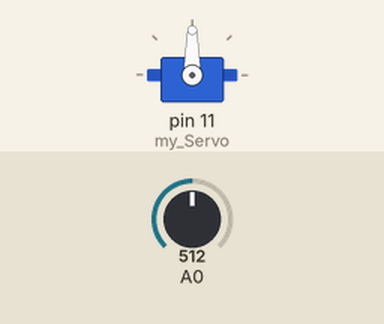
Simulated run of this sketch. Board: Arduino Uno, built with avr-gcc and run on an emulated ATmega328P. Parts: servo. Inputs (shaded band) come from the test bench; at power-on: A0 = 512. What the sketch prints to the serial monitor is not drawn.

Above: at 1.2 s.
1.3 s: A0 set to 562
At 1.8 s:
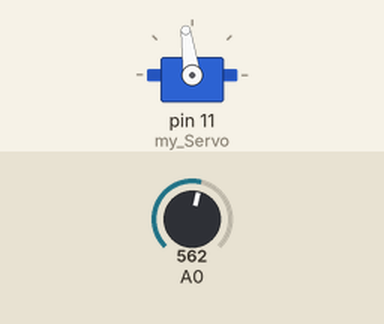
4.3 s: A0 set to 578
At 5.3 s:
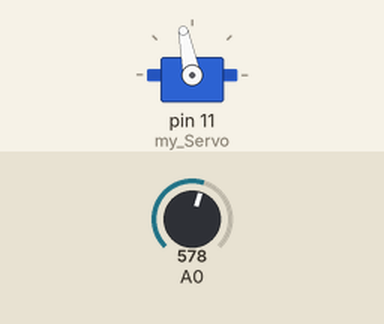
5.8 s: A0 set to 306
At 6.3 s:
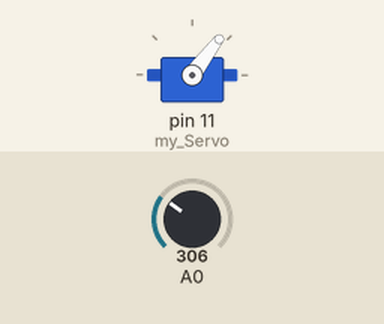
7.3 s: A0 set to 61
At 8.0 s:
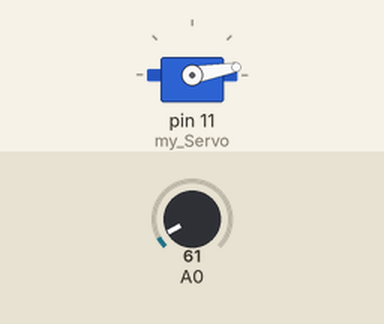
8.8 s: A0 set to 51
At 10.2 s:
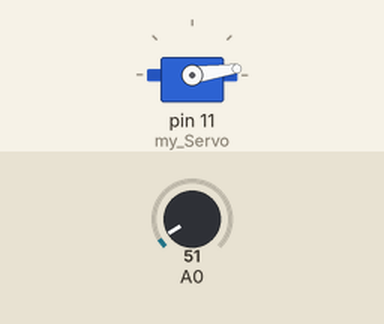
11.8 s: A0 set to 122
At 13.2 s:
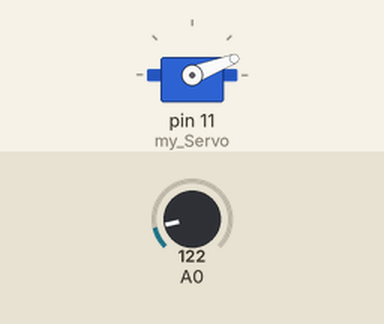
Timing chart, 0 to 14.3 s (numbered marks = the images above; inputs shaded):
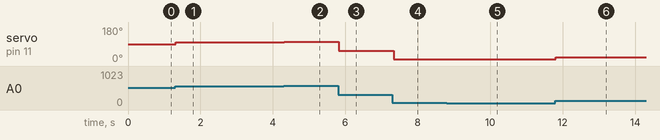

The sketch:

sub_Motor.ino
```cpp
#include <Servo.h>

Servo my_Servo;

void setup() {
  Serial.begin(9600);
  my_Servo.attach(11);
  pinMode(A0, INPUT);
}

void loop() {
  /*
  for(int i = 0; i < 180; i++) {
    my_Servo.write(i);
    delay(100);
  }
  */

  int analog_In = analogRead(A0);
  int analog_Out = map(analog_In, 0, 1023, 0, 180);

  my_Servo.write(analog_Out);

  Serial.print("가변저항 : ");
  Serial.print(analog_In);
  Serial.print("\t");
  Serial.print("Motor : ");
  Serial.println(analog_Out);
}
```

Measured:
- after the input at 1.3 s, servo on pin 11 (my_Servo): 90° → 98° at once
- after the input at 4.3 s, servo on pin 11 (my_Servo): 98° → 101° at once
- after the input at 5.8 s, servo on pin 11 (my_Servo): 101° → 53° at once
- after the input at 7.3 s, servo on pin 11 (my_Servo): 53° → 10° at once
- after the input at 8.8 s, servo on pin 11 (my_Servo): 10° → 8° at once
- after the input at 11.8 s, servo on pin 11 (my_Servo): 8° → 21° at once
